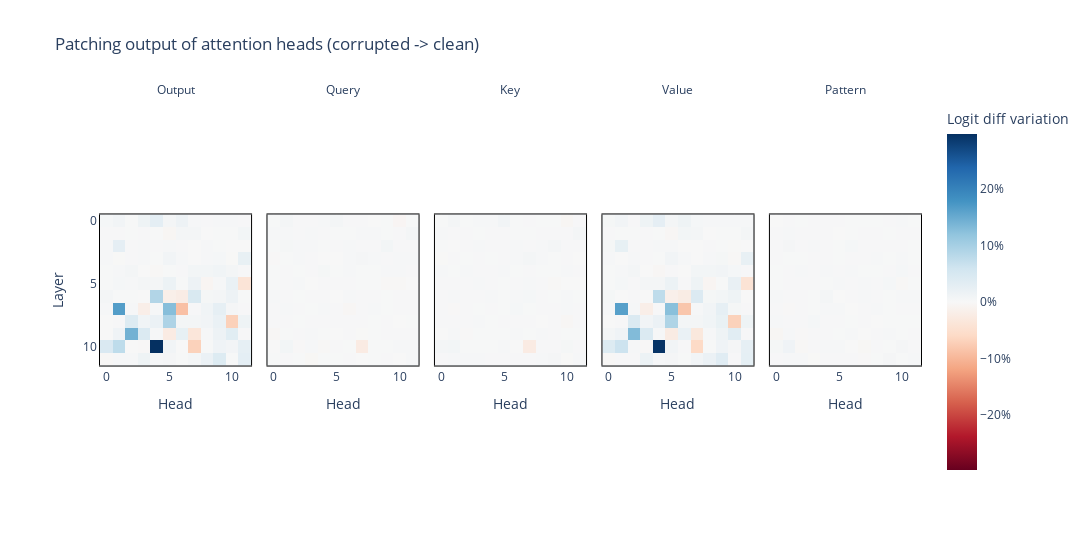

Notebook cell for this chart:
### Code cell
assert results.keys() == {"z", "q", "k", "v", "pattern"}
assert all([r.shape == (12, 12) for r in results.values()])

imshow_p(
    torch.stack(tuple(results.values())) * 100,
    facet_col=0,
    facet_labels=["Output", "Query", "Key", "Value", "Pattern"],
    title="Patching output of attention heads (corrupted -> clean)",
    labels={"x": "Head", "y": "Layer", "color": "Logit diff variation"},
    coloraxis=dict(colorbar_ticksuffix = "%"),
    border=True,
    width=1500,
    margin={"r": 100, "l": 100}
)

### Figure 1 — Plotly figure (JSON) as saved in the notebook; plotly's stock layout.template omitted (floating-point values rounded to 4 significant figures; data arrays with more than 128 entries replaced by an {"elided": "..."} marker saying what was removed)
{"data": [{"coloraxis": "coloraxis", "hovertemplate": "Head: %{x}<br>Layer: %{y}<br>Logit diff variation: %{z}<extra></extra>", "name": "0", "type": "heatmap", "xaxis": "x", "yaxis": "y", "z": {"elided": "12x12 float values"}}, {"coloraxis": "coloraxis", "hovertemplate": "Head: %{x}<br>Layer: %{y}<br>Logit diff variation: %{z}<extra></extra>", "name": "1", "type": "heatmap", "xaxis": "x2", "yaxis": "y2", "z": {"elided": "12x12 float values"}}, {"coloraxis": "coloraxis", "hovertemplate": "Head: %{x}<br>Layer: %{y}<br>Logit diff variation: %{z}<extra></extra>", "name": "2", "type": "heatmap", "xaxis": "x3", "yaxis": "y3", "z": {"elided": "12x12 float values"}}, {"coloraxis": "coloraxis", "hovertemplate": "Head: %{x}<br>Layer: %{y}<br>Logit diff variation: %{z}<extra></extra>", "name": "3", "type": "heatmap", "xaxis": "x4", "yaxis": "y4", "z": {"elided": "12x12 float values"}}, {"coloraxis": "coloraxis", "hovertemplate": "Head: %{x}<br>Layer: %{y}<br>Logit diff variation: %{z}<extra></extra>", "name": "4", "type": "heatmap", "xaxis": "x5", "yaxis": "y5", "z": {"elided": "12x12 float values"}}], "layout": {"annotations": [{"font": {}, "showarrow": false, "text": "Output", "x": 0.092, "xanchor": "center", "xref": "paper", "y": 1, "yanchor": "bottom", "yref": "paper"}, {"font": {}, "showarrow": false, "text": "Query", "x": 0.296, "xanchor": "center", "xref": "paper", "y": 1, "yanchor": "bottom", "yref": "paper"}, {"font": {}, "showarrow": false, "text": "Key", "x": 0.5, "xanchor": "center", "xref": "paper", "y": 1, "yanchor": "bottom", "yref": "paper"}, {"font": {}, "showarrow": false, "text": "Value", "x": 0.704, "xanchor": "center", "xref": "paper", "y": 1, "yanchor": "bottom", "yref": "paper"}, {"font": {}, "showarrow": false, "text": "Pattern", "x": 0.908, "xanchor": "center", "xref": "paper", "y": 1, "yanchor": "bottom", "yref": "paper"}], "coloraxis": {"cmid": 0, "colorbar": {"ticksuffix": "%", "title": {"text": "Logit diff variation"}}, "colorscale": [[0, "rgb(103,0,31)"], [0.1, "rgb(178,24,43)"], [0.2, "rgb(214,96,77)"], [0.3, "rgb(244,165,130)"], [0.4, "rgb(253,219,199)"], [0.5, "rgb(247,247,247)"], [0.6, "rgb(209,229,240)"], [0.7, "rgb(146,197,222)"], [0.8, "rgb(67,147,195)"], [0.9, "rgb(33,102,172)"], [1, "rgb(5,48,97)"]]}, "margin": {"l": 100, "r": 100}, "title": {"text": "Patching output of attention heads (corrupted -> clean)"}, "width": 1500, "xaxis": {"anchor": "y", "constrain": "domain", "domain": [0, 0.184], "linecolor": "black", "linewidth": 1, "mirror": true, "scaleanchor": "y", "showline": true, "title": {"text": "Head"}}, "xaxis2": {"anchor": "y2", "domain": [0.204, 0.388], "linecolor": "black", "linewidth": 1, "matches": "x", "mirror": true, "showline": true, "title": {"text": "Head"}}, "xaxis3": {"anchor": "y3", "domain": [0.408, 0.592], "linecolor": "black", "linewidth": 1, "matches": "x", "mirror": true, "showline": true, "title": {"text": "Head"}}, "xaxis4": {"anchor": "y4", "domain": [0.612, 0.796], "linecolor": "black", "linewidth": 1, "matches": "x", "mirror": true, "showline": true, "title": {"text": "Head"}}, "xaxis5": {"anchor": "y5", "domain": [0.816, 1], "linecolor": "black", "linewidth": 1, "matches": "x", "mirror": true, "showline": true, "title": {"text": "Head"}}, "yaxis": {"anchor": "x", "autorange": "reversed", "constrain": "domain", "domain": [0, 1], "linecolor": "black", "linewidth": 1, "mirror": true, "showline": true, "title": {"text": "Layer"}}, "yaxis2": {"anchor": "x2", "domain": [0, 1], "linecolor": "black", "linewidth": 1, "matches": "y", "mirror": true, "showline": true, "showticklabels": false}, "yaxis3": {"anchor": "x3", "domain": [0, 1], "linecolor": "black", "linewidth": 1, "matches": "y", "mirror": true, "showline": true, "showticklabels": false}, "yaxis4": {"anchor": "x4", "domain": [0, 1], "linecolor": "black", "linewidth": 1, "matches": "y", "mirror": true, "showline": true, "showticklabels": false}, "yaxis5": {"anchor": "x5", "domain": [0, 1], "linecolor": "black", "linewidth": 1, "matches": "y", "mirror": true, "showline": true, "showticklabels": false}}}
